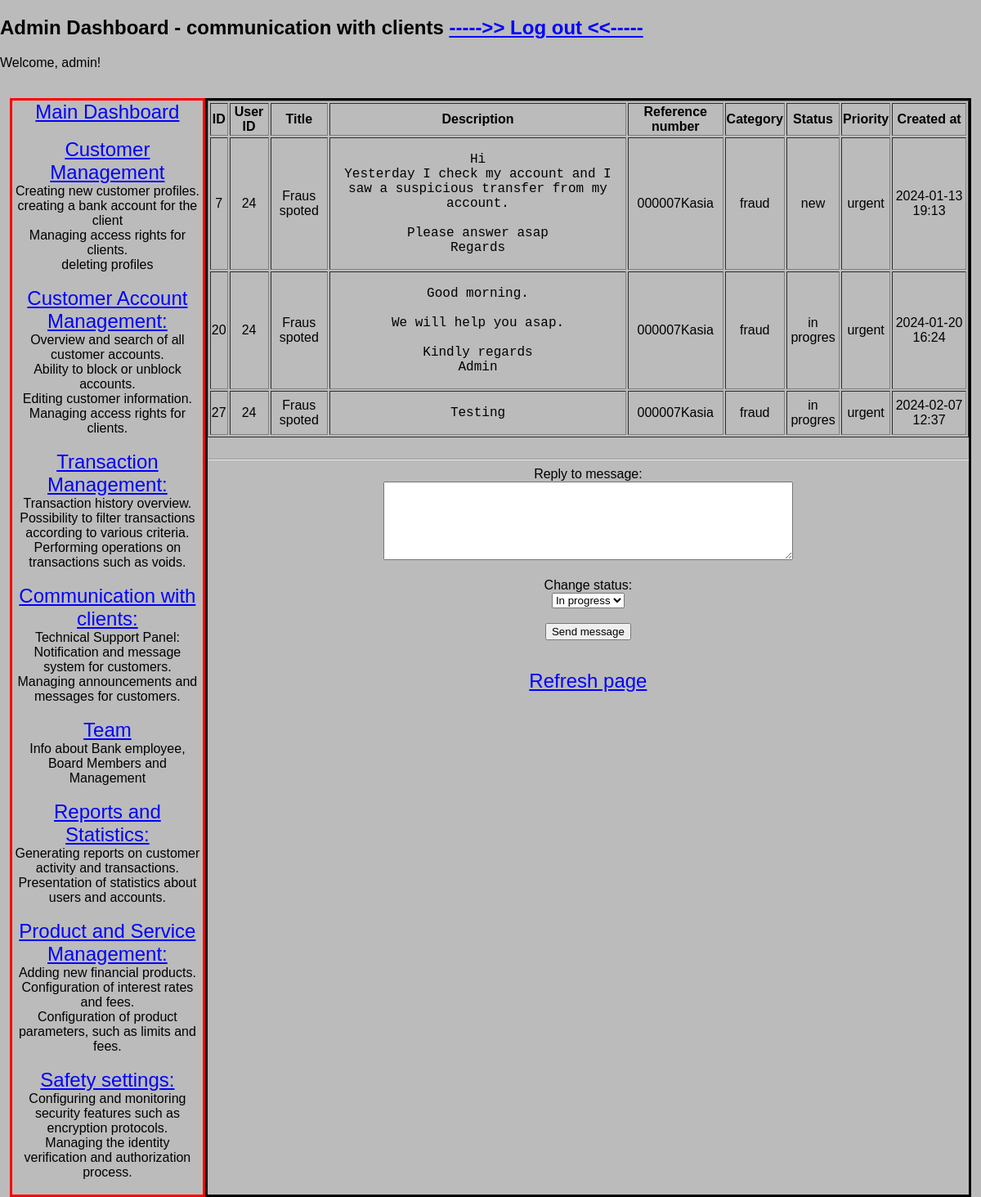
The page /process_query/000007Kasia (signed in) on the database as committed earlier.
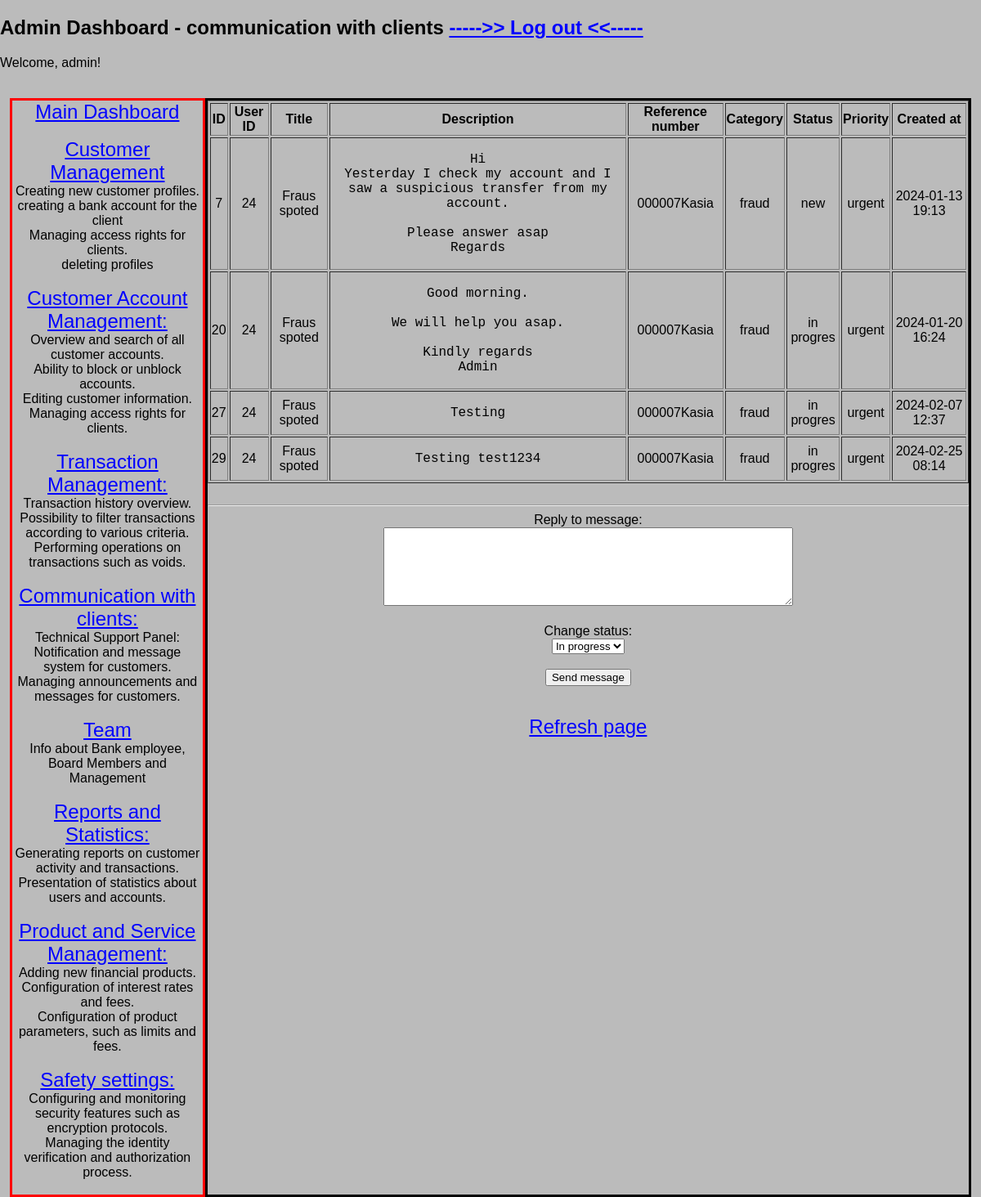
The same page on the database as committed later.
### models/models.py (models this page shows)
class SupportTickets(db.Model):
    id = db.Column(db.Integer, primary_key=True)
    user_id = db.Column(db.Integer, db.ForeignKey('users.id'), nullable=False)
    title = db.Column(db.String(100), nullable=False)
    description = db.Column(db.Text, nullable=False)
    reference_number = db.Column(db.String(50), nullable=False)
    status = db.Column(db.String(50), nullable=False, default='new')  # values: new, in progress, closed, rejected
    priority = db.Column(db.String(50), nullable=False, default='normal')  # values: normal, high, urgent
    category = db.Column(db.String(50), nullable=False, default='general')  # values: general, fraud, service problem, money transfer
    created_at = db.Column(db.DateTime, default=datetime.utcnow)

### routes/my_routes_hc.py (the view)
@process_query_bp.route('/process_query/<query_ref>', methods=['GET', 'POST'])
@login_required
@admin_required
def process_query(query_ref):
    user_queries = SupportTickets.query.filter_by(reference_number=query_ref).all()
    last_query = SupportTickets.query.filter_by(reference_number=query_ref).order_by(SupportTickets.created_at.desc()).first()
    return render_template('processing_clients_query.html', all_queries=user_queries, query=last_query)

### app.py (called while the page is built)
@app.before_request
def initialize_database():
    db.create_all()
    session.permanent = True

@login_manager.user_loader
def load_user(user_id):
    return Users.query.get(int(user_id))

### routes/transfer.py (called while the page is built)
def admin_required(func):
    @wraps(func)
    def decorated_view(*args, **kwargs):
        if not current_user.is_authenticated or current_user.role != 'admin':
            logger.error(f"No access to the resource - {request.path}  '{current_user.username}' ")
            abort(403)
        return func(*args, **kwargs)
    return decorated_view

### templates/processing_clients_query.html (shortened to what this page needs)
{% extends 'base_admin.html' %}
{% block subtitle %} - communication with clients{% endblock %}
{% block content %}
<table border="1" class="center-table" width = "100%">
    <thead>
        <tr>
            <th>ID</th>
            <th>User ID</th>
            <th>Title</th>
            <th>Description</th>
            <th>Reference number</th>
            <th>Category</th>
            <th>Status</th>
            <th>Priority</th>
            <th>Created at</th>
        </tr>
    </thead>
    <tbody>
        {% for query in all_queries %}
            <tr>
                <td>{{ query.id }}</td>
                <td>{{ query.user_id }}</td>
                <td>{{ query.title }}</td>
                <td class="messages-table" style="font-size: 16px;"><pre style="white-space: pre-wrap;">{{ query.description }}</pre></td>
                <td>{{ query.reference_number }}</td>
                <td>{{ query.category }}</td>
                <td>{{ query.status }}</td>
                <td>{{ query.priority }}</td>
                <td>{{ query.created_at.strftime('%Y-%m-%d %H:%M') }}</td>
            </tr>
        {% endfor %}
    </tbody>
</table>
<br><hr>
<form action="{{ url_for('send_message_for_query_bp.send_message_for_query' , query_ref=query.reference_number) }}" method="post" role="form">
    <label for="description">Reply to message: </label> <br>
    <textarea id="description" name="description" required rows="6" cols="60"></textarea> <br><br>
    <label for="status">Change status:</label> <br>
    <select type="text" id="status" name="status" def required>
        <option value="in progres">In progress</option>
    </select> <br><br>
    <input type="submit" value="Send message"><br>
</form>
<br><br>
<a href="{{ url_for('process_query_bp.process_query', query_ref=query.reference_number) }}" class="link"> Refresh page </a>
{% endblock %}

Rows that differ between the two databases and show on the page:
added SupportTickets: id "29", user_id "24", title "Fraus spoted", description "Testing test1234", reference_number "000007Kasia", category "fraud", status "in progres", priority "urgent", created_at "2024-02-25 08:14"
